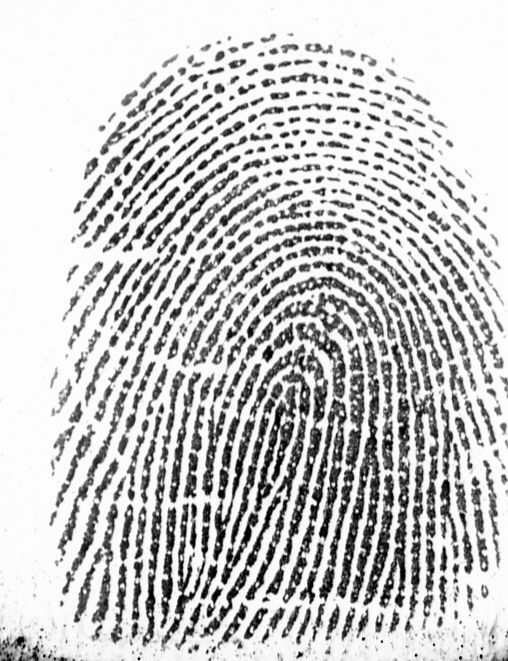
#> input picture Task1 - Fingerprint feature extraction/Content/Dataset/Images/11.jpg, 508 x 661 px, given in place of fp1.bmp, which was not available
$ python minutiae_extraction.py ../Dataset/Images/11.jpg   (older library calls are emulated)
#> lines starting #> are read from the running program, lines starting #| are printed output that depends on the picture; after the words box and inside, x2 and y2 are one past the last pixel; in counts of white or black regions, pixels touching at a corner belong together; pictures that were not available may be replaced by others from this repository, and a replacement may not be noted
# -*- coding: utf-8 -*-
"""Minutiae Extraction.ipynb

Automatically generated by Colaboratory.

Original file is located at
    https://colab.research.google.com/github/hamza3e/Minutiae-Extraction/blob/master/Minutiae_Extraction.ipynb
"""


import numpy as np
import cv2
import matplotlib
import matplotlib.pyplot as plt
import skimage.io as io
import numpy as np
from skimage.morphology import convex_hull_image, erosion
from skimage.morphology import square


# [45 lines left out: functions removeSpuriousMinutiae, getTerminationBifurcation, not called in this run]

"load image data"
Img_Original =  io.imread( 'fp1.bmp')      # Gray image, rgb images need pre-conversion
#> Img_Original is the input picture: shape (661, 508, 3); min 0, max 255, mean 198

imgplot = plt.imshow(Img_Original)      #
plt.show()

from skimage.filters import threshold_otsu

Otsu_Threshold = threshold_otsu(Img_Original)
#> Otsu_Threshold = 161
BW_Original = Img_Original > Otsu_Threshold    # must set object region as 1, background region as 0 !
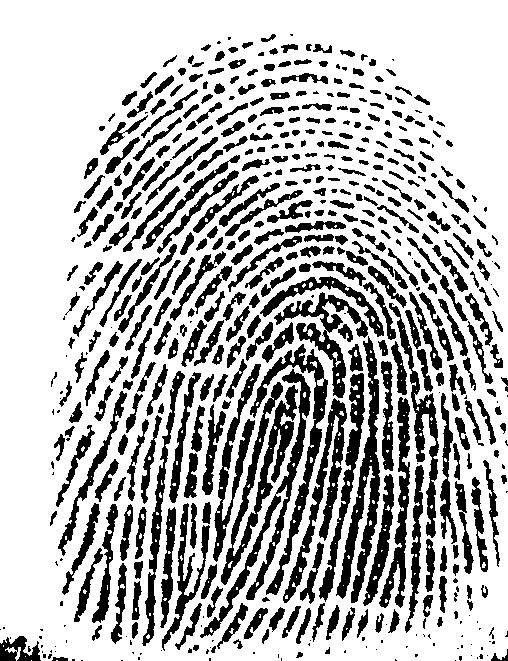
#> BW_Original: shape (661, 508, 3) bool; 72.7% white; 530 black regions (123 under 20 px), largest, box (x1, y1, x2, y2) and area: (221, 382, 298, 585) 3460, (336, 336, 380, 603) 3431, (200, 369, 311, 638) 2995

imgplot = plt.imshow(BW_Original)         #
plt.show()

from skimage.morphology import skeletonize
BW_Skeleton = skeletonize(BW_Original)
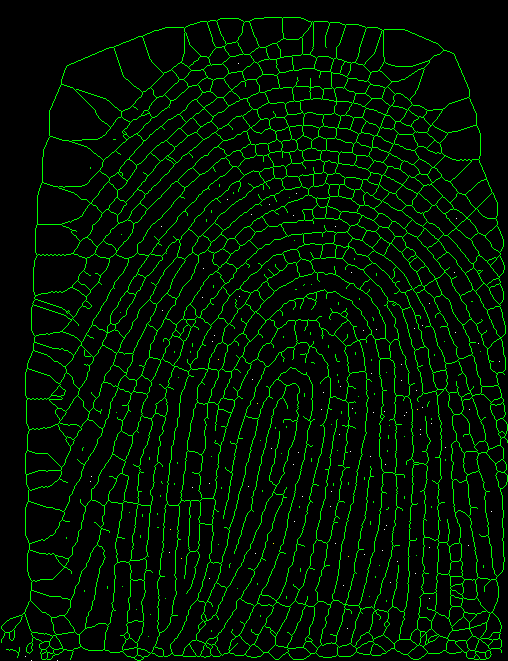
#> BW_Skeleton: shape (661, 508, 3) bool; mean R, G, B 0.000259, 0.0771, 0.000238

# BW_Skeleton = BW_Original
"Display the results"

imgplot = plt.imshow(BW_Skeleton)
imgplot.set_cmap('hot')
plt.axis('off')
#> (the run stopped early here; a loop or call above may not have finished)

$ run again, on Task1 - Fingerprint feature extraction/Content/Dataset/Images/12.jpg
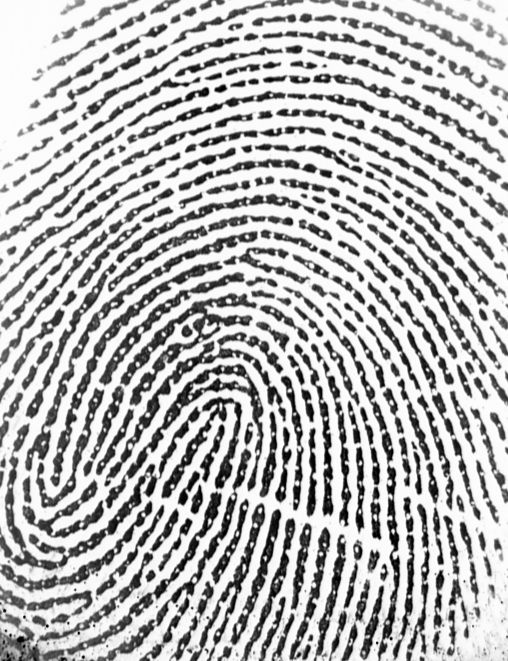
#> input picture Task1 - Fingerprint feature extraction/Content/Dataset/Images/12.jpg, 508 x 661 px, given in place of fp1.bmp, which was not available
#> Img_Original is the input picture: shape (661, 508, 3); min 0, max 255, mean 182.1
#> Otsu_Threshold = 154
#> `BW_Original = Img_Original > Otsu_Threshold`:
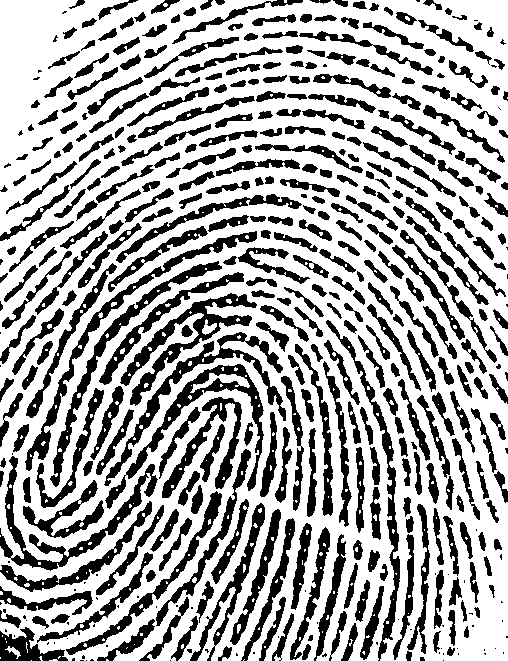
#> BW_Original: shape (661, 508, 3) bool; 66.4% white; 452 black regions (83 under 20 px), largest, box (x1, y1, x2, y2) and area: (120, 293, 257, 406) 3016, (104, 332, 286, 486) 2821, (105, 364, 264, 509) 2818
#> `BW_Skeleton = skeletonize(BW_Original)`:
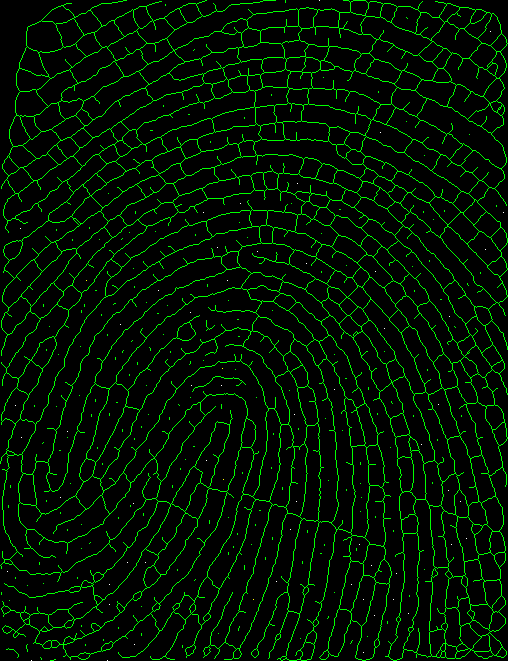
#> BW_Skeleton: shape (661, 508, 3) bool; mean R, G, B 0.000176, 0.0777, 0.000164
